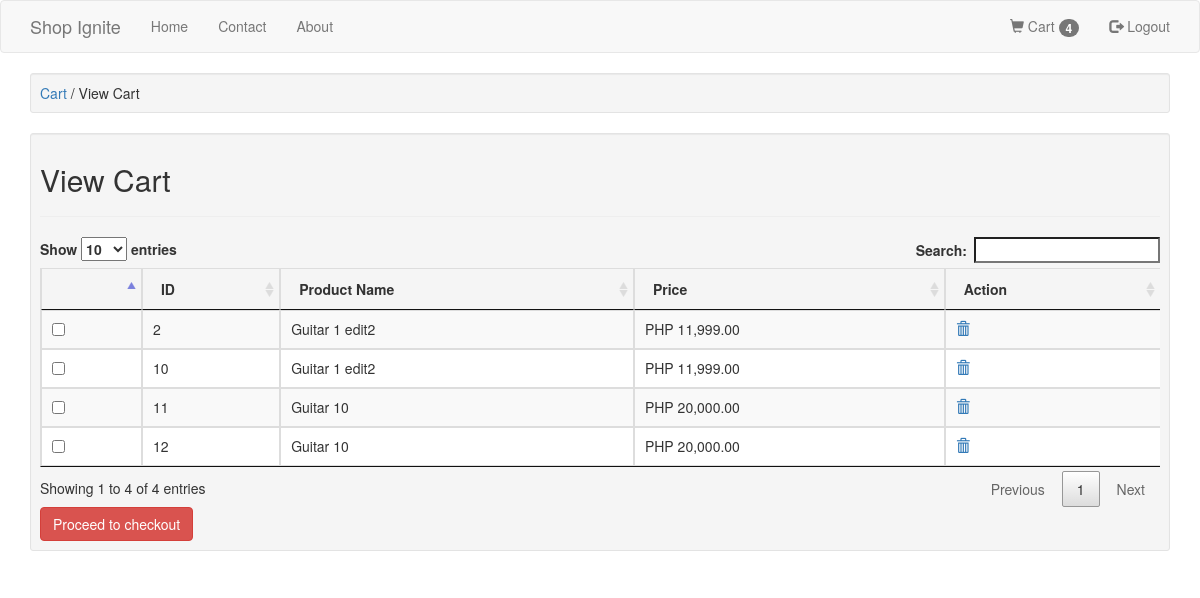
Screenshot of /cart.php (signed in) with the database file from the repository.
### tables this page shows
CREATE TABLE `carts` (
  `id` int(11) NOT NULL,
  `user_id` int(11) NOT NULL,
  `product_id` int(11) NOT NULL,
  `created_at` timestamp NOT NULL DEFAULT CURRENT_TIMESTAMP,
  `updated_at` timestamp NOT NULL DEFAULT CURRENT_TIMESTAMP ON UPDATE CURRENT_TIMESTAMP
);

CREATE TABLE `products` (
  `id` int(11) NOT NULL,
  `category_id` int(11) NOT NULL,
  `name` varchar(100) NOT NULL,
  `price` double(10,2) NOT NULL,
  `quantity` int(10) NOT NULL,
  `image_name` varchar(255) NOT NULL,
  `created_at` timestamp NOT NULL DEFAULT CURRENT_TIMESTAMP,
  `updated_at` timestamp NOT NULL DEFAULT CURRENT_TIMESTAMP ON UPDATE CURRENT_TIMESTAMP
);

### cart.php (the view, shortened to what this page needs)
<?php
require('dbconnect.php');
if (isset($_SESSION['user_data']['id'])) {
    $cart_query = "
        SELECT
            carts.id,
            products.name,
            products.price
        FROM
            products,
            carts
        WHERE
            carts.user_id = " . $_SESSION['user_data']['id'] . "
        AND
            carts.product_id = products.id
        ";
    $cart_result = mysqli_query($conn, $cart_query);
}
?>
<!DOCTYPE html>
<html lang="en">
<head>
    <link rel="stylesheet" href="css/bootstrap.min.css">
    <link rel="stylesheet" type="text/css" href="css/datatables.min.css"/>
</head>
<body>
    <?php include('navbar.php'); ?>
    <div class="container">
        <div class="well well-sm"><a href="products.php">Cart</a> / View Cart</div>
            <div class="well well-sm">
                <h2>View Cart</h2>
                <hr>
                <div class="table-responsive">
                    <table id="myTable" class="table table-bordered table-striped">
                        <thead>
                            <tr>
                                <th></th>
                                <th>ID</th>
                                <th>Product Name</th>
                                <th>Price</th>
                                <th>Action</th>
                            </tr>
                        </thead>
                        <tbody>
                        <?php if (isset($_SESSION['user_data']['id'])): ?>
                        <?php while($row = mysqli_fetch_assoc($cart_result)): ?>
                            <tr>
                                <td><input type="checkbox"></td>
                                <td><?= $row['id'] ?></td>
                                <td><?= $row['name'] ?></td>
                                <td>PHP <?= number_format($row['price'], 2); ?></td>
                                <td>
                                    <a href="cart.php?delete=<?= $row['id']; ?>">
                                        <span class="glyphicon glyphicon-trash"></span>
                                    </a>
                                </td>
                            </tr>
                        <?php endwhile; ?>
                        <?php endif; ?>
                        </tbody>
                    </table>
                </div>
                <a href="checkout.php" class="btn btn-danger">Proceed to checkout</a>
            </div>
        </div>
</body>
</head>

### rows the page displays
carts: id "2", product.name "Guitar 1 edit2", product.price "11,999.00"
carts: id "10", product.name "Guitar 1 edit2", product.price "11,999.00"
carts: id "11", product.name "Guitar 10", product.price "20,000.00"
carts: id "12", product.name "Guitar 10", product.price "20,000.00"

### other values shown
mysqli_num_rows($cart_badge_result) "4"
